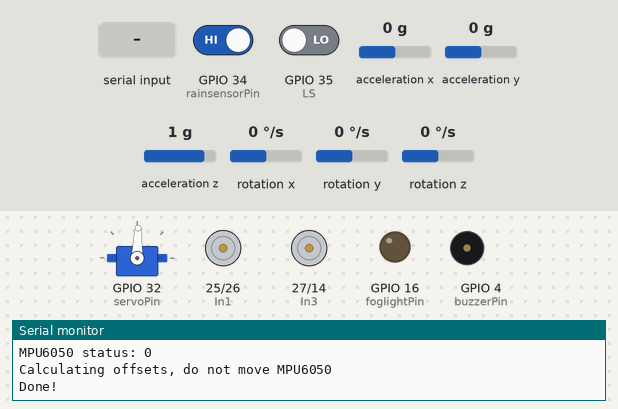
Recording of a program running on a simulated ESP32. On the bench: servo, motor-driver pin pairs drawn as motors (green arrow = first pin HIGH = forward, orange = second pin HIGH = backward, longer = more drive, scaled by the enable pin), output pins drawn as LEDs (lit = HIGH), buzzer (waves = sounding, pin HIGH), the last lines printed to the serial monitor. The test bench sets the inputs (shaded band); at power-on: rotation z 0 °/s, GPIO 34 (rainsensorPin) HIGH, GPIO 35 (LS) LOW, acceleration x 0 g, acceleration y 0 g, acceleration z 1 g, rotation x 0 °/s, rotation y 0 °/s. Nothing arrives over Bluetooth unless stated; servo pulses on a pin are drawn as a servo (544–2400 µs = 0–180°).

Above: at 3.2 s.
3.3 s: rotation z set to -100 °/s
At 4.3 s:
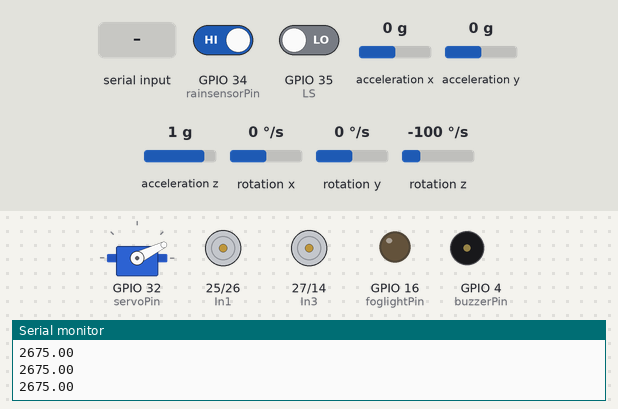
4.8 s: GPIO 34 (rainsensorPin) driven LOW
At 6.0 s:
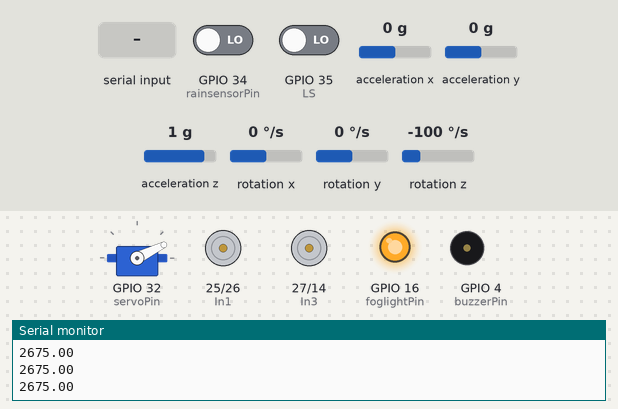
6.3 s: "U" received over the second serial link
At 7.5 s:
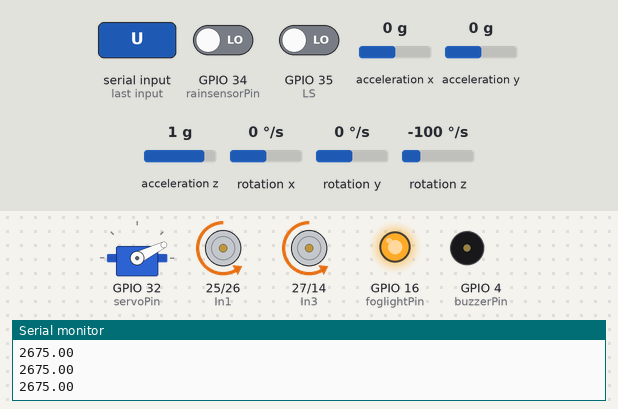
7.8 s: "D" received over the second serial link
At 8.5 s:
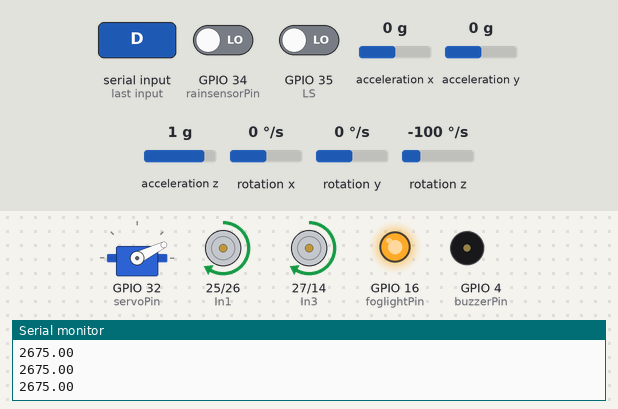
9.3 s: rotation z set to 100 °/s
At 10.4 s:
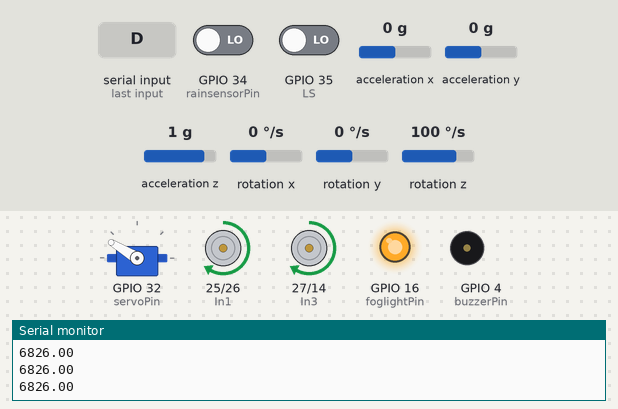
10.8 s: "R" received over the second serial link
At 12.0 s:
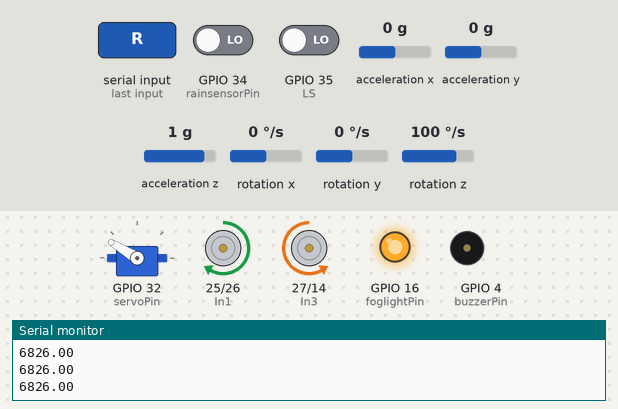
Timing chart, 0 to 13.3 s (numbered marks = the images above; inputs shaded):
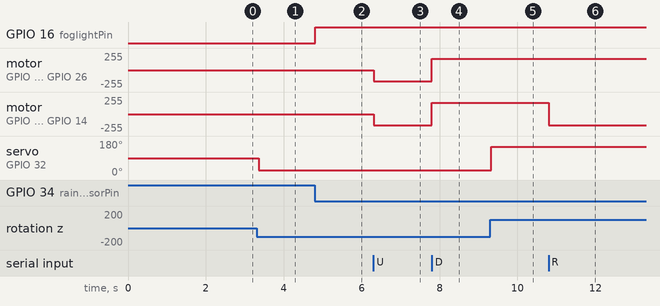

Measured:
- after the input at 3.3 s, servo on GPIO 32 (servoPin): 88° → 26° after 0.05 s
- after the input at 4.8 s, GPIO 16 (foglightPin): LOW → HIGH at once
- after the input at 6.3 s, motor on GPIO 25 (In1) / GPIO 26 (In2), motor on GPIO 27 (In3) / GPIO 14 (In4): stopped → backward 169/255 at once
- after the input at 7.8 s, motor on GPIO 25 (In1) / GPIO 26 (In2), motor on GPIO 27 (In3) / GPIO 14 (In4): backward 169/255 → forward 169/255 at once
- after the input at 9.3 s, servo on GPIO 32 (servoPin): 26° → 149° at once
- after the input at 10.8 s, motor on GPIO 27 (In3) / GPIO 14 (In4): forward 169/255 → backward 169/255 at once

The program:

main.cpp
```cpp
#include <Arduino.h>
#include <BluetoothSerial.h>
#include "Wire.h"
#include <MPU6050_light.h>

#define COUNT_LOW 1638
#define COUNT_HIGH 7864

#define TIMER_WIDTH 16

BluetoothSerial ble;
MPU6050 mpu(Wire);

// Define buzzer pin
int buzzerPin = 4;

// Define DHT22 pin
int dhtPin = 15;

// Define Fog Light pin
int foglightPin = 16;

// Define Rain Sensor pin
int rainsensorPin = 34;

// Define Servo Pin
int servoPin = 32;

// Define motor control pins
int ENB = 12;
int In4 = 14;
int In3 = 27;
int In2 = 26;
int In1 = 25;
int ENA = 33;

// Define IR sensor pins
int LS = 35;
int RS = 39;

// Motor speed (0 to 255)
int speed = 170; // Initial speed set to half speed

// Define PWM channels
int pwmChannelA = 3;
int pwmChannelB = 4;

void moveForward();
void moveBackward();
void turnSlightLeft();
void turnSharpLeft();
void turnSlightRight();
void turnSharpRight();
void stopMotors();
void loop2(void *pvParameters);
void fogLight();
void outOfTrack();
void detectRotation();

void setup()
{
  Serial.begin(115200);
  ble.begin("esp32");
  Wire.begin();

  byte status = mpu.begin();
  Serial.print(F("MPU6050 status: "));
  Serial.println(status);
  while (status != 0)
  {
  } // stop everything if could not connect to MPU6050

  Serial.println(F("Calculating offsets, do not move MPU6050"));
  delay(1000);
  mpu.calcOffsets(true, true); // gyro and accelero
  Serial.println("Done!\n");

  // Set the motor control pins as outputs
  pinMode(ENB, OUTPUT);
  pinMode(In4, OUTPUT);
  pinMode(In3, OUTPUT);
  pinMode(In2, OUTPUT);
  pinMode(In1, OUTPUT);
  pinMode(ENA, OUTPUT);
  pinMode(buzzerPin,OUTPUT);

  // Set the sensor pins as inputs
  pinMode(LS, INPUT);
  pinMode(RS, INPUT);

  pinMode(rainsensorPin, INPUT);

  // Configure PWM channels
  ledcSetup(pwmChannelA, 5000, 8); // Channel 0, 5kHz, 8-bit resolution
  ledcAttachPin(ENA, pwmChannelA);

  ledcSetup(pwmChannelB, 5000, 8); // Channel 1, 5kHz, 8-bit resolution
  ledcAttachPin(ENB, pwmChannelB);

  ledcSetup(1, 50, TIMER_WIDTH); // channel 3, 50 Hz, 16-bit width
  ledcAttachPin(servoPin, 1);

  pinMode(foglightPin,OUTPUT);

  xTaskCreatePinnedToCore(
      loop2,   // Function to implement the task
      "loop2", // Name of the task
      20000,   // Stack size in bytes
      NULL,    // Task input parameter
      1,       // Priority of the task
      NULL,    // Task handle.
      0        // Core where the task should run
  );
}

void loop()
{
  detectRotation();
  fogLight();
  outOfTrack();
  delay(50);
}

void loop2(void *pvParameters)
{
  while (1)
  {
    if (ble.available())
    {
      char c = ble.read();
      if (c == 'U')
      {
        moveForward();
      }
      else if (c == 'D')
      {

        moveBackward();
      }
      else if (c == 'R')
      {

        turnSharpRight();
      }
      else if (c == 'L')
      {

        turnSharpLeft();
      }
      else
      {

        stopMotors();
      }
    }
    delay(10);
  }
}

void detectRotation()
{
  mpu.update();
  float rotationalSpeed = mpu.getGyroZ();

  float mappedValue = map(mpu.getGyroZ(), -150, 150, COUNT_LOW, COUNT_HIGH);
  if (mappedValue >= COUNT_LOW && mappedValue <= COUNT_HIGH)
  {
    if (mappedValue < 4900 && mappedValue > 4600) // change this values for reduce rotation
    {
      ledcWrite(1, 4751);
    }
    else
    {
      ledcWrite(1, mappedValue);
      Serial.println(mappedValue);
    }
  }
}

void fogLight()
{
  bool val = digitalRead(rainsensorPin);
  if (val == LOW)
  {
    digitalWrite(foglightPin,HIGH);
  }
  else
  {
    digitalWrite(foglightPin, LOW);
  }
}

void outOfTrack()
{
  if (digitalRead(LS) == HIGH && digitalRead(RS) == HIGH)
  {
    digitalWrite(buzzerPin, HIGH);
  }
  else
  {
    digitalWrite(buzzerPin, LOW);
  }
}

void moveForward()
{
  digitalWrite(In1, LOW); // Swap HIGH and LOW signals
  digitalWrite(In2, HIGH);
  ledcWrite(pwmChannelA, speed); // Set speed

  digitalWrite(In3, LOW); // Swap HIGH and LOW signals
  digitalWrite(In4, HIGH);
  ledcWrite(pwmChannelB, speed); // Set speed
}

void moveBackward()
{
  digitalWrite(In1, HIGH); // Swap HIGH and LOW signals
  digitalWrite(In2, LOW);
  ledcWrite(pwmChannelA, speed); // Set speed

  digitalWrite(In3, HIGH); // Swap HIGH and LOW signals
  digitalWrite(In4, LOW);
  ledcWrite(pwmChannelB, speed); // Set speed
}

void turnSlightRight()
{
  digitalWrite(In1, LOW); // Swap HIGH and LOW signals
  digitalWrite(In2, HIGH);
  ledcWrite(pwmChannelA, speed / 2); // Reduce speed

  digitalWrite(In3, LOW); // Swap HIGH and LOW signals
  digitalWrite(In4, HIGH);
  ledcWrite(pwmChannelB, speed); // Set speed
}

void turnSharpRight()
{
  digitalWrite(In1, HIGH); // Swap HIGH and LOW signals
  digitalWrite(In2, LOW);
  ledcWrite(pwmChannelA, speed); // Set speed

  digitalWrite(In3, LOW); // Swap HIGH and LOW signals
  digitalWrite(In4, HIGH);
  ledcWrite(pwmChannelB, speed); // Set speed
}

void turnSlightLeft()
{
  digitalWrite(In1, LOW); // Swap HIGH and LOW signals
  digitalWrite(In2, HIGH);
  ledcWrite(pwmChannelA, speed); // Set speed

  digitalWrite(In3, LOW); // Swap HIGH and LOW signals
  digitalWrite(In4, HIGH);
  ledcWrite(pwmChannelB, speed / 2); // Reduce speed
}

void turnSharpLeft()
{
  digitalWrite(In1, LOW); // Swap HIGH and LOW signals
  digitalWrite(In2, HIGH);
  ledcWrite(pwmChannelA, speed); // Set speed

  digitalWrite(In3, HIGH); // Swap HIGH and LOW signals
  digitalWrite(In4, LOW);
  ledcWrite(pwmChannelB, speed); // Set speed
}

void stopMotors()
{
  ledcWrite(pwmChannelA, 0);
  ledcWrite(pwmChannelB, 0);
}
```
